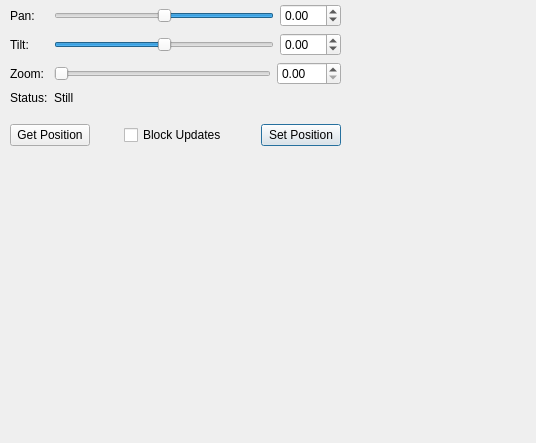
<?xml version="1.0" encoding="UTF-8"?>
<ui version="4.0">
 <class>PtuController</class>
 <widget class="QWidget" name="PtuController">
  <property name="geometry">
   <rect>
    <x>0</x>
    <y>0</y>
    <width>536</width>
    <height>443</height>
   </rect>
  </property>
  <property name="sizePolicy">
   <sizepolicy hsizetype="Minimum" vsizetype="Minimum">
    <horstretch>0</horstretch>
    <verstretch>0</verstretch>
   </sizepolicy>
  </property>
  <property name="windowTitle">
   <string>PTU Control</string>
  </property>
  <widget class="QWidget" name="wctrls" native="true">
   <property name="geometry">
    <rect>
     <x>10</x>
     <y>4</y>
     <width>331</width>
     <height>110</height>
    </rect>
   </property>
   <layout class="QFormLayout" name="formLayout_2">
    <item row="0" column="0">
     <widget class="QLabel" name="label_3">
      <property name="text">
       <string>Pan:</string>
      </property>
      <property name="buddy">
       <cstring>sliderPan</cstring>
      </property>
     </widget>
    </item>
    <item row="0" column="1">
     <layout class="QHBoxLayout" name="horizontalLayout">
      <item>
       <widget class="QSlider" name="sliderPan">
        <property name="sizePolicy">
         <sizepolicy hsizetype="Expanding" vsizetype="Fixed">
          <horstretch>1</horstretch>
          <verstretch>0</verstretch>
         </sizepolicy>
        </property>
        <property name="minimum">
         <number>-90</number>
        </property>
        <property name="maximum">
         <number>90</number>
        </property>
        <property name="orientation">
         <enum>Qt::Horizontal</enum>
        </property>
        <property name="invertedAppearance">
         <bool>true</bool>
        </property>
        <property name="invertedControls">
         <bool>false</bool>
        </property>
       </widget>
      </item>
      <item>
       <widget class="QDoubleSpinBox" name="spinPan">
        <property name="minimum">
         <double>-90.000000000000000</double>
        </property>
        <property name="maximum">
         <double>90.000000000000000</double>
        </property>
       </widget>
      </item>
     </layout>
    </item>
    <item row="1" column="0">
     <widget class="QLabel" name="label_2">
      <property name="text">
       <string>Tilt:</string>
      </property>
      <property name="buddy">
       <cstring>sliderTilt</cstring>
      </property>
     </widget>
    </item>
    <item row="1" column="1">
     <layout class="QHBoxLayout" name="horizontalLayout_2">
      <item>
       <widget class="QSlider" name="sliderTilt">
        <property name="sizePolicy">
         <sizepolicy hsizetype="Expanding" vsizetype="Fixed">
          <horstretch>1</horstretch>
          <verstretch>0</verstretch>
         </sizepolicy>
        </property>
        <property name="minimum">
         <number>-90</number>
        </property>
        <property name="maximum">
         <number>90</number>
        </property>
        <property name="orientation">
         <enum>Qt::Horizontal</enum>
        </property>
       </widget>
      </item>
      <item>
       <widget class="QDoubleSpinBox" name="spinTilt">
        <property name="minimum">
         <double>-90.000000000000000</double>
        </property>
        <property name="maximum">
         <double>90.000000000000000</double>
        </property>
       </widget>
      </item>
     </layout>
    </item>
    <item row="2" column="0">
     <widget class="QLabel" name="label">
      <property name="text">
       <string>Zoom:</string>
      </property>
      <property name="buddy">
       <cstring>sliderZoom</cstring>
      </property>
     </widget>
    </item>
    <item row="2" column="1">
     <layout class="QHBoxLayout" name="horizontalLayout_3">
      <item>
       <widget class="QSlider" name="sliderZoom">
        <property name="minimum">
         <number>0</number>
        </property>
        <property name="maximum">
         <number>180</number>
        </property>
        <property name="value">
         <number>0</number>
        </property>
        <property name="orientation">
         <enum>Qt::Horizontal</enum>
        </property>
       </widget>
      </item>
      <item>
       <widget class="QDoubleSpinBox" name="spinZoom">
        <property name="minimum">
         <double>0.000000000000000</double>
        </property>
        <property name="maximum">
         <double>180.000000000000000</double>
        </property>
        <property name="value">
         <double>0.000000000000000</double>
        </property>
       </widget>
      </item>
     </layout>
    </item>
    <item row="3" column="0">
     <widget class="QLabel" name="label_4">
      <property name="sizePolicy">
       <sizepolicy hsizetype="Minimum" vsizetype="Preferred">
        <horstretch>0</horstretch>
        <verstretch>0</verstretch>
       </sizepolicy>
      </property>
      <property name="text">
       <string>Status:</string>
      </property>
     </widget>
    </item>
    <item row="3" column="1">
     <widget class="QLabel" name="labStatus">
      <property name="sizePolicy">
       <sizepolicy hsizetype="Expanding" vsizetype="Preferred">
        <horstretch>0</horstretch>
        <verstretch>0</verstretch>
       </sizepolicy>
      </property>
      <property name="text">
       <string>Still</string>
      </property>
     </widget>
    </item>
   </layout>
  </widget>
  <widget class="QWidget" name="wbts" native="true">
   <property name="geometry">
    <rect>
     <x>10</x>
     <y>120</y>
     <width>331</width>
     <height>31</height>
    </rect>
   </property>
   <layout class="QGridLayout" name="gridLayout">
    <item row="0" column="1">
     <spacer name="horizontalSpacer">
      <property name="orientation">
       <enum>Qt::Horizontal</enum>
      </property>
      <property name="sizeHint" stdset="0">
       <size>
        <width>40</width>
        <height>20</height>
       </size>
      </property>
     </spacer>
    </item>
    <item row="0" column="4">
     <widget class="QPushButton" name="btSetPosition">
      <property name="text">
       <string>Set Position</string>
      </property>
      <property name="default">
       <bool>true</bool>
      </property>
     </widget>
    </item>
    <item row="0" column="2">
     <widget class="QCheckBox" name="ckBlockUpdates">
      <property name="toolTip">
       <string>When checked, automatic position updates generated by the component will be blocked.</string>
      </property>
      <property name="text">
       <string>Block Updates</string>
      </property>
     </widget>
    </item>
    <item row="0" column="0">
     <widget class="QPushButton" name="btGetPosition">
      <property name="text">
       <string>Get Position</string>
      </property>
     </widget>
    </item>
    <item row="0" column="3">
     <spacer name="horizontalSpacer_2">
      <property name="orientation">
       <enum>Qt::Horizontal</enum>
      </property>
      <property name="sizeHint" stdset="0">
       <size>
        <width>40</width>
        <height>20</height>
       </size>
      </property>
     </spacer>
    </item>
   </layout>
  </widget>
 </widget>
 <tabstops>
  <tabstop>sliderPan</tabstop>
  <tabstop>spinPan</tabstop>
  <tabstop>sliderTilt</tabstop>
  <tabstop>spinTilt</tabstop>
  <tabstop>sliderZoom</tabstop>
  <tabstop>spinZoom</tabstop>
  <tabstop>btSetPosition</tabstop>
 </tabstops>
 <resources/>
 <connections/>
</ui>
